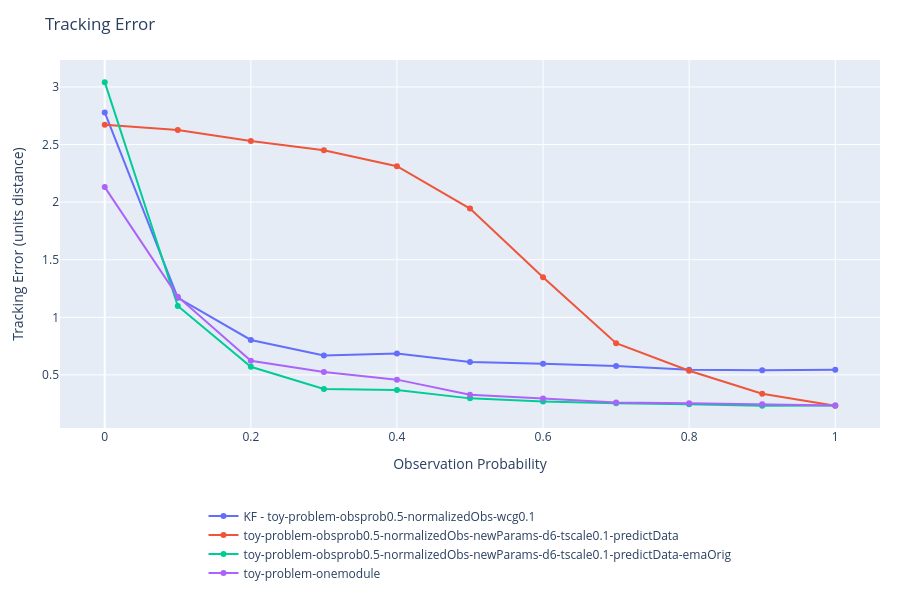
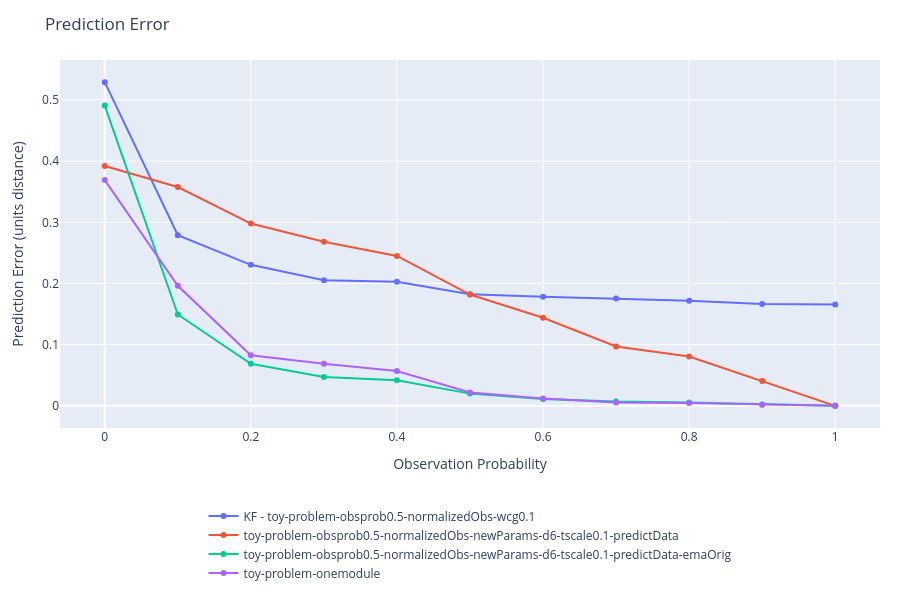
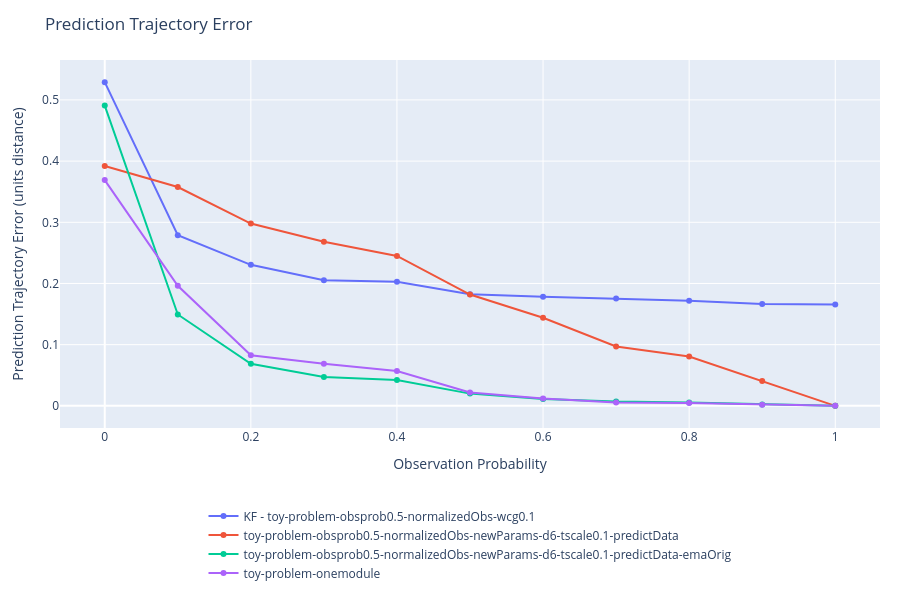

The code cell stored with these charts, in order, in its notebook:
### Code cell
import plotly.graph_objects as go
import numpy as np

# Data for plotting
categories = {
    'tracking_error_mean': {
        'title': 'Tracking Error',
        'ylabel': 'Tracking Error (units distance)',
        'xlabel': 'Observation Probability',
        # Average over all episodes and all timesteps.
        'data': {
            series: [np.mean(output[series][experiment]['tracking_error_mean']) for experiment in output[series]]
                for series in output
        }
    },
    'prediction_error_mean': {
        'title': 'Prediction Error',
        'ylabel': 'Prediction Error (units distance)',
        'xlabel': 'Observation Probability',
        # Average over all episodes and all timesteps.
        'data': {
            series: [np.mean(output[series][experiment]['prediction_error_mean']) for experiment in output[series]]
                for series in output
        }
    },
    'prediction_trajectory_error_mean': {
        'title': 'Prediction Trajectory Error',
        'ylabel': 'Prediction Trajectory Error (units distance)',
        'xlabel': 'Observation Probability',
        # Average over all episodes and all timesteps.
        'data': {
            series: [np.mean(output[series][experiment]['prediction_trajectory_error_mean']) for experiment in output[series]]
                for series in output
        }
    },
}

# Miscelaneous statistics.
timesteps = [np.max([np.max(output[series][experiment]['deltaSteps'].shape[1]) for experiment in output[series]]) for series in output]

for category in categories:
    fig = go.Figure()
    
    if type(categories[category]['data']) == dict:
        for series, values in categories[category]['data'].items():
            x = np.linspace(0, 1, len(values))
            fig.add_trace(go.Scatter(
                x=x,
                y=values,
                mode='lines+markers',
                name=series,
                hovertemplate='%{x:.2f}: %{y:.4f}<extra></extra>'
            ))
    else:
        values = categories[category]['data']
        x = np.linspace(0, 1, len(values))
        fig.add_trace(go.Scatter(
            x=x,
            y=values,
            mode='lines+markers',
            hovertemplate='%{x:.2f}: %{y:.4f}<extra></extra>'
        ))
    
    title = categories[category]['title']
    xlabel = 'Scenario' if "xlabel" not in categories[category] else categories[category]['xlabel']
    ylabel = f"Timesteps out of {timesteps}" if "ylabel" not in categories[category] else categories[category]['ylabel']
    
    fig.update_layout(
        # title=f"{title}: avg. over {args['eval_episodes']['value']} episodes, seed {args['seed']['value']}",
        title=f"{title}",
        xaxis_title=xlabel,
        yaxis_title=ylabel,
        hovermode='closest',
        showlegend=True,
        autosize=True,
        height=600,
        margin=dict(l=60, r=20, t=60, b=120),
        legend=dict(
            orientation='h',
            yanchor='top',
            y=-0.2,
            xanchor='center',
            x=0.5
        ),
    )
    
    fig.show()

### Figure 1 — Plotly figure (JSON) as saved in the notebook; plotly's stock layout.template omitted (floating-point values rounded to 4 significant figures)
{"data": [{"hovertemplate": "%{x:.2f}: %{y:.4f}<extra></extra>", "mode": "lines+markers", "name": "KF - toy-problem-obsprob0.5-normalizedObs-wcg0.1", "type": "scatter", "x": [0.0, 0.1, 0.2, 0.3, 0.4, 0.5, 0.6, 0.7, 0.8, 0.9, 1.0], "y": [2.779, 1.169, 0.8036, 0.6695, 0.6859, 0.6131, 0.5967, 0.5773, 0.5457, 0.5414, 0.5441]}, {"hovertemplate": "%{x:.2f}: %{y:.4f}<extra></extra>", "mode": "lines+markers", "name": "toy-problem-obsprob0.5-normalizedObs-newParams-d6-tscale0.1-predictData", "type": "scatter", "x": [0.0, 0.1, 0.2, 0.3, 0.4, 0.5, 0.6, 0.7, 0.8, 0.9, 1.0], "y": [2.672, 2.626, 2.531, 2.45, 2.312, 1.944, 1.348, 0.7757, 0.5366, 0.3364, 0.2316]}, {"hovertemplate": "%{x:.2f}: %{y:.4f}<extra></extra>", "mode": "lines+markers", "name": "toy-problem-obsprob0.5-normalizedObs-newParams-d6-tscale0.1-predictData-emaOrig", "type": "scatter", "x": [0.0, 0.1, 0.2, 0.3, 0.4, 0.5, 0.6, 0.7, 0.8, 0.9, 1.0], "y": [3.042, 1.098, 0.571, 0.3789, 0.3699, 0.2966, 0.2702, 0.2532, 0.2455, 0.2322, 0.2337]}, {"hovertemplate": "%{x:.2f}: %{y:.4f}<extra></extra>", "mode": "lines+markers", "name": "toy-problem-onemodule", "type": "scatter", "x": [0.0, 0.1, 0.2, 0.3, 0.4, 0.5, 0.6, 0.7, 0.8, 0.9, 1.0], "y": [2.13, 1.18, 0.6234, 0.5262, 0.4591, 0.3275, 0.2952, 0.2611, 0.2541, 0.2447, 0.2348]}], "layout": {"autosize": true, "height": 600, "hovermode": "closest", "legend": {"orientation": "h", "x": 0.5, "xanchor": "center", "y": -0.2, "yanchor": "top"}, "margin": {"b": 120, "l": 60, "r": 20, "t": 60}, "showlegend": true, "title": {"text": "Tracking Error"}, "xaxis": {"title": {"text": "Observation Probability"}}, "yaxis": {"title": {"text": "Tracking Error (units distance)"}}}}

### Figure 2 — Plotly figure (JSON) as saved in the notebook; plotly's stock layout.template omitted (floating-point values rounded to 4 significant figures)
{"data": [{"hovertemplate": "%{x:.2f}: %{y:.4f}<extra></extra>", "mode": "lines+markers", "name": "KF - toy-problem-obsprob0.5-normalizedObs-wcg0.1", "type": "scatter", "x": [0.0, 0.1, 0.2, 0.3, 0.4, 0.5, 0.6, 0.7, 0.8, 0.9, 1.0], "y": [0.5291, 0.2789, 0.2305, 0.2054, 0.2028, 0.1824, 0.1784, 0.1755, 0.1717, 0.1665, 0.1655]}, {"hovertemplate": "%{x:.2f}: %{y:.4f}<extra></extra>", "mode": "lines+markers", "name": "toy-problem-obsprob0.5-normalizedObs-newParams-d6-tscale0.1-predictData", "type": "scatter", "x": [0.0, 0.1, 0.2, 0.3, 0.4, 0.5, 0.6, 0.7, 0.8, 0.9, 1.0], "y": [0.3919, 0.3577, 0.298, 0.2682, 0.245, 0.1819, 0.1441, 0.097, 0.08052, 0.04055, 6.213e-09]}, {"hovertemplate": "%{x:.2f}: %{y:.4f}<extra></extra>", "mode": "lines+markers", "name": "toy-problem-obsprob0.5-normalizedObs-newParams-d6-tscale0.1-predictData-emaOrig", "type": "scatter", "x": [0.0, 0.1, 0.2, 0.3, 0.4, 0.5, 0.6, 0.7, 0.8, 0.9, 1.0], "y": [0.4907, 0.1494, 0.06868, 0.04709, 0.04178, 0.02001, 0.0114, 0.006914, 0.005366, 0.002364, 2.138e-08]}, {"hovertemplate": "%{x:.2f}: %{y:.4f}<extra></extra>", "mode": "lines+markers", "name": "toy-problem-onemodule", "type": "scatter", "x": [0.0, 0.1, 0.2, 0.3, 0.4, 0.5, 0.6, 0.7, 0.8, 0.9, 1.0], "y": [0.3689, 0.1963, 0.0828, 0.06894, 0.05693, 0.02174, 0.0119, 0.005636, 0.004526, 0.001932, 2.467e-08]}], "layout": {"autosize": true, "height": 600, "hovermode": "closest", "legend": {"orientation": "h", "x": 0.5, "xanchor": "center", "y": -0.2, "yanchor": "top"}, "margin": {"b": 120, "l": 60, "r": 20, "t": 60}, "showlegend": true, "title": {"text": "Prediction Error"}, "xaxis": {"title": {"text": "Observation Probability"}}, "yaxis": {"title": {"text": "Prediction Error (units distance)"}}}}

### Figure 3 — Plotly figure (JSON) as saved in the notebook; plotly's stock layout.template omitted (floating-point values rounded to 4 significant figures)
{"data": [{"hovertemplate": "%{x:.2f}: %{y:.4f}<extra></extra>", "mode": "lines+markers", "name": "KF - toy-problem-obsprob0.5-normalizedObs-wcg0.1", "type": "scatter", "x": [0.0, 0.1, 0.2, 0.3, 0.4, 0.5, 0.6, 0.7, 0.8, 0.9, 1.0], "y": [0.5291, 0.2789, 0.2305, 0.2054, 0.2028, 0.1824, 0.1784, 0.1755, 0.1717, 0.1665, 0.1655]}, {"hovertemplate": "%{x:.2f}: %{y:.4f}<extra></extra>", "mode": "lines+markers", "name": "toy-problem-obsprob0.5-normalizedObs-newParams-d6-tscale0.1-predictData", "type": "scatter", "x": [0.0, 0.1, 0.2, 0.3, 0.4, 0.5, 0.6, 0.7, 0.8, 0.9, 1.0], "y": [0.3919, 0.3577, 0.298, 0.2682, 0.245, 0.1819, 0.1441, 0.097, 0.08052, 0.04055, 6.213e-09]}, {"hovertemplate": "%{x:.2f}: %{y:.4f}<extra></extra>", "mode": "lines+markers", "name": "toy-problem-obsprob0.5-normalizedObs-newParams-d6-tscale0.1-predictData-emaOrig", "type": "scatter", "x": [0.0, 0.1, 0.2, 0.3, 0.4, 0.5, 0.6, 0.7, 0.8, 0.9, 1.0], "y": [0.4907, 0.1494, 0.06868, 0.04709, 0.04234, 0.02001, 0.0114, 0.006914, 0.005366, 0.002364, 2.138e-08]}, {"hovertemplate": "%{x:.2f}: %{y:.4f}<extra></extra>", "mode": "lines+markers", "name": "toy-problem-onemodule", "type": "scatter", "x": [0.0, 0.1, 0.2, 0.3, 0.4, 0.5, 0.6, 0.7, 0.8, 0.9, 1.0], "y": [0.3689, 0.1963, 0.0828, 0.06894, 0.05693, 0.02174, 0.0119, 0.005636, 0.004526, 0.001932, 2.467e-08]}], "layout": {"autosize": true, "height": 600, "hovermode": "closest", "legend": {"orientation": "h", "x": 0.5, "xanchor": "center", "y": -0.2, "yanchor": "top"}, "margin": {"b": 120, "l": 60, "r": 20, "t": 60}, "showlegend": true, "title": {"text": "Prediction Trajectory Error"}, "xaxis": {"title": {"text": "Observation Probability"}}, "yaxis": {"title": {"text": "Prediction Trajectory Error (units distance)"}}}}
